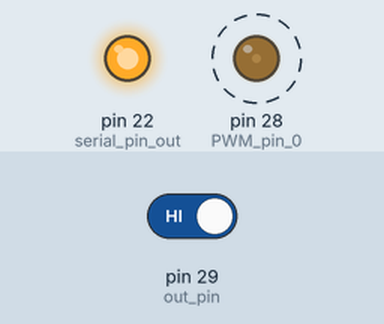
The sketch below on a simulated Arduino Mega 2560, built with avr-gcc and run on an emulated ATmega2560. On the bench: output pins drawn as LEDs (lit = HIGH). Dashed ring = blinking. The inputs (shaded band) are chosen by the test bench; at power-on: pin 29 (out_pin) HIGH.

Above: at 3.2 s.
3.3 s: pin 29 (out_pin) driven LOW
At 4.4 s:
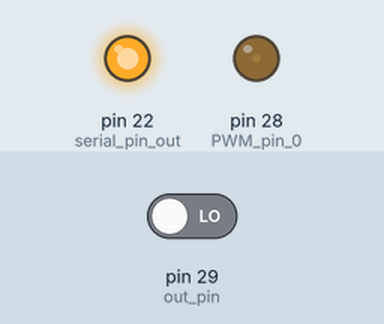
Timing chart, 0 to 6.3 s (numbered marks = the images above; inputs shaded):
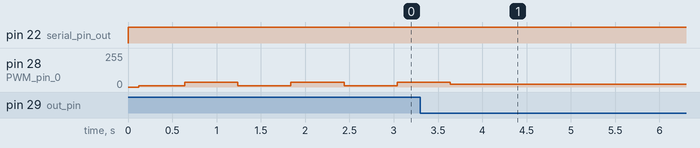

The sketch:

Step_board_with_PIR_in_C.ino
```cpp
//original code by Neil Gershenfeld , modified by Vaibhav Saxena

#include <avr/io.h>
#include <util/delay.h>

#define output(directions,pin) (directions |= pin) // set port direction for output
#define set(port,pin) (port |= pin) // set port pin
#define clear(port,pin) (port &= (~pin)) // clear port pin
#define pin_test(pins,pin) (pins & pin) // test for port pin
#define bit_test(byte,bit) (byte & (1 << bit)) // test for bit set
#define bit_delay_time 102 // bit delay for 9600 with overhead
#define bit_delay() _delay_us(bit_delay_time) // RS232 bit delay
#define half_bit_delay() _delay_us(bit_delay_time/2) // RS232 half bit delay
#define char_delay() _delay_ms(10) // char delay
#define position_delay() _delay_ms(1000)

#define serial_port PORTA
#define serial_direction DDRA
#define serial_pin_out (1 << PA0)
#define out_pins PINA
#define out_pin (1 << PA7)
#define PWM_port PORTA
#define PWM_direction DDRA
#define PWM_pin_0 (1 << PA6)


#define loop_count 30

void put_char(volatile unsigned char *port, unsigned char pin, char txchar) {
   //
   // send character in txchar on port pin
   //    assumes line driver (inverts bits)
   //
   // start bit
   //
   clear(*port,pin);
   bit_delay();
   //
   // unrolled loop to write data bits
   //
   if bit_test(txchar,0)
      set(*port,pin);
   else
      clear(*port,pin);
   bit_delay();
   if bit_test(txchar,1)
      set(*port,pin);
   else
      clear(*port,pin);
   bit_delay();
   if bit_test(txchar,2)
      set(*port,pin);
   else
      clear(*port,pin);
   bit_delay();
   if bit_test(txchar,3)
      set(*port,pin);
   else
      clear(*port,pin);
   bit_delay();
   if bit_test(txchar,4)
      set(*port,pin);
   else
      clear(*port,pin);
   bit_delay();
   if bit_test(txchar,5)
      set(*port,pin);
   else
      clear(*port,pin);
   bit_delay();
   if bit_test(txchar,6)
      set(*port,pin);
   else
      clear(*port,pin);
   bit_delay();
   if bit_test(txchar,7)
      set(*port,pin);
   else
      clear(*port,pin);
   bit_delay();
   //
   // stop bit
   //
   set(*port,pin);
   bit_delay();
   //
   // char delay
   //
   bit_delay();
   }

int main(void) {
   //
   // main
   //
   uint8_t i;
   // set clock divider to /1
   //
   CLKPR = (1 << CLKPCE);
   CLKPR = (0 << CLKPS3) | (0 << CLKPS2) | (0 << CLKPS1) | (0 << CLKPS0);
   //
   // initialize serial pin
   //
   set(serial_port,serial_pin_out);
   output(serial_direction,serial_pin_out);
   // set PWM pins to output
   clear(PWM_port, PWM_pin_0);
   output(PWM_direction, PWM_pin_0);
   //
   // main loop
   //
   while (1) {
      //
      if ((out_pins & out_pin) == 0)
         {
          for (i = 0; i < loop_count; ++i) {
         set(PWM_port,PWM_pin_0);
         _delay_us(1500);
         clear(PWM_port,PWM_pin_0);
         _delay_us(18500);
         }
         }
        else
        {
        for (i = 0; i < loop_count; ++i) {
         set(PWM_port,PWM_pin_0);
         _delay_us(700);
         clear(PWM_port,PWM_pin_0);
         _delay_us(19300);
         }
       for (i = 0; i < loop_count; ++i) {
         set(PWM_port,PWM_pin_0);
         _delay_us(2700);
         clear(PWM_port,PWM_pin_0);
         _delay_us(17300);
         }
     }
   }
}
```
